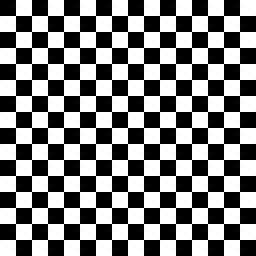
#> input picture 2016BEC053_Dikshant Wavhule/images/Checkerboard.jpg, 64 x 64 px, found by its file name (shown 4 times larger)
$ python 'checkboard hist.py'
#> lines starting #> are read from the running program, lines starting #| are printed output that depends on the picture
# -*- coding: utf-8 -*-
"""
Created on Wed Nov 13 21:26:49 2019

@author: Admin
"""

import cv2
import numpy as np
import matplotlib.pyplot as plt

img = cv2.imread(r"D:\Btech practicals\DIP\checkerboard.jpg")
#> img is the input picture: shape (64, 64, 3); min 0, max 255, mean 127.5

intensity = np.zeros(256)
t1 = img[:,:,0]

for i in t1:
    for j in i:
        intensity[j] += 1
#> this loop made 64 passes
#> after the loop, intensity = 256 values, max 1408 at index 0, min 0 at index 3, mean 16
plt.subplot(321)
plt.plot(intensity)
hist1 = cv2.calcHist([img],[0],None,[256],[0,256])
#> hist1 has the same summary as intensity
#> `#plt.plot(hist1)`:
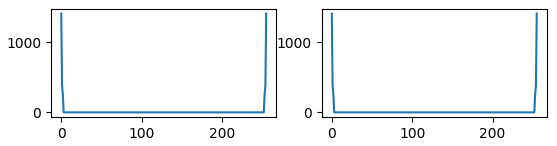
#> figure drawn by matplotlib, 2 panels; panel 1: curve peaks at x = 0, y = 1408; panel 2: curve peaks at x = 0, y = 1408
plt.subplot(322)
plt.plot(hist1)


# [23 lines of commented-out code are left out]
